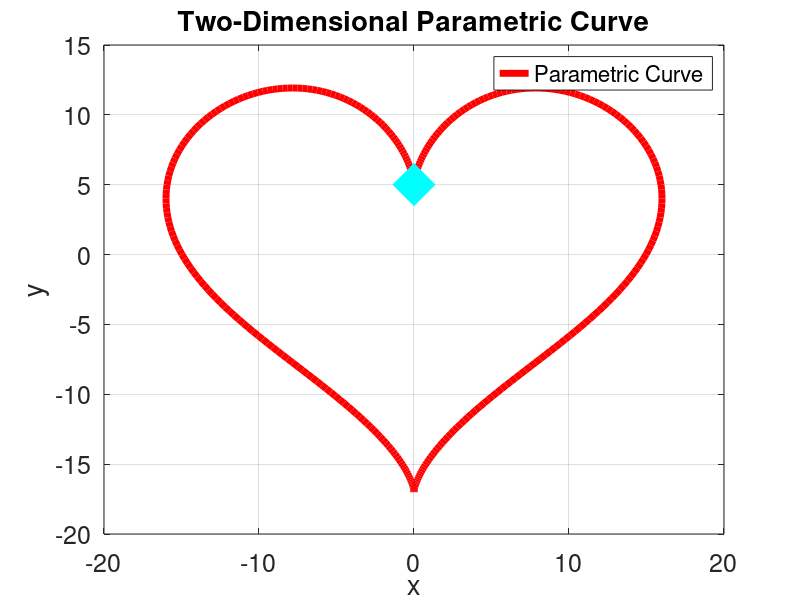
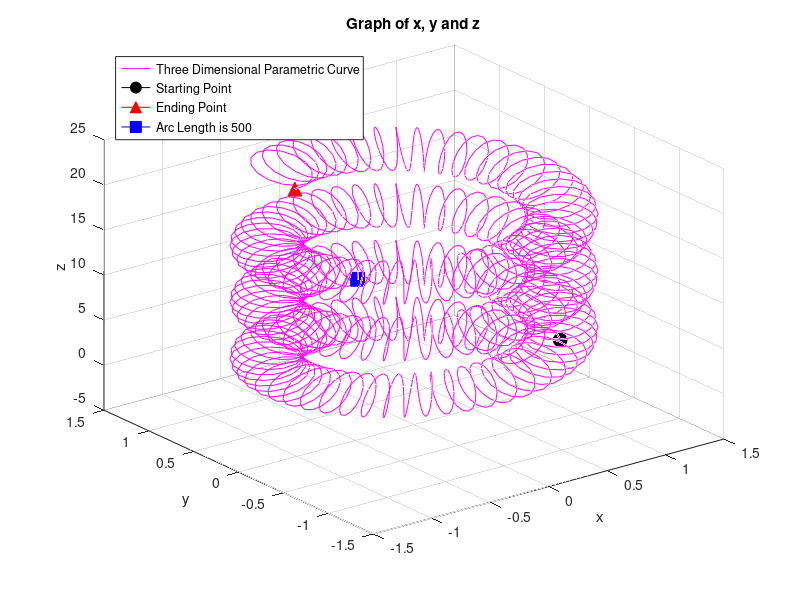

Recreate these plots in MATLAB, in order.
clear all;
close all;
clc;
format long;
name = 'Kasey haman';
id = 'A16978114';
hw_num = 3;

%%Problem 1
a1 = 1:30;
a1(1:30) = 5;
a2 = 1:29;
a2(1:29) = -2;
a3 = diag(a1);
a4 = diag(a2, 1);
a5 = diag(a2, -1);

A = a3 + a4 + a5;
b = 1:30; b(1:30) = 0; b(1) = -2; b(30) = 1; b = b';

p1 = A\b;

%%Problem 2
x = 0.0:0.1:10;
p2a = x;
f = tanh(0.5.*(x)).^4.*(exp(1).^(-(sin(x).^2)));
p2b = f;
p2c = diff(f)./diff(x);
p2d = p2c(51);

%%Problem 3
z = -5:0.1:5;
g = ((sech(z)).^2) .* ((sin(4*z)).^4);
p3a = z;
p3b = g;
p3c = (z(2) - z(1)) * (0.5 * (g(end) + g(1)) + sum(g(2:end-1)));

%%Problem 4
matA = 1:100; matA = abs(fix(100*cos(matA))); matA = reshape(matA, 10 ,10);
p4a = matA;
p4a(matA==max(matA(:, 1:10))) = -1;
p4b = matA;
p4b(matA==max(matA(:))) = -2;
p4c = isprime(matA);
p4d = find(p4c == 1);


%%Problem 5
p5a = clock;
a = p5a(1); %year
b = p5a(2); %month
c = p5a(3); %day 
d = p5a(4); %hour
e = p5a(5); %min
f = p5a(6); %second

p5b = sprintf('%4i:%02i:%02i', a, b, c);
p5c = sprintf('%02i:%02i:%07.4f', d, e, f);
p5d = sprintf('%s\b\b\b\b\b', p5c);
p5e = sprintf('%s %s', p5b, p5d);

%%Problem 6 
theta = 1:1:360;
x = 16*sind(theta).^3;
y = 13*cosd(theta)-5*cosd(2*theta)-2*cosd(3*theta)-cosd(4*theta);
figure (1);
plot(x, y, '-r', 'Linewidth', 5);
hold on;
plot(x(360), y(360), '-cd', 'Markersize', 30, 'Markerfacecolor', 'c');
grid on;
title('Two-Dimensional Parametric Curve')
xlabel('x')
ylabel('y')
set(gca, 'Fontsize', 18)
legend('Parametric Curve')
hold off;
p6a = 'See figure 1';
p6b = sum(sqrt(((diff(x).^2 + diff(y).^2))));


%%Problem 7
theta = 0:0.5:1200;
x = (1+0.25*cosd(50*theta)).*cosd(theta);
y = (1+0.25*cosd(50*theta)).*sind(theta);
z = (pi*theta)/180 + 2*sind(50 * theta);
p7a = sum(sqrt(((diff(x).^2 + diff(y).^2 + diff(z).^2))));
a = sqrt(((diff(x).^2 + diff(y).^2 + diff(z).^2)));
b = cumsum(a) ;
c = find(b <= 500);
p7b = [x(c(end)+1), y(c(end)+1), z(c(end)+1)];
figure (2); 
plot3(x, y, z, '-m', 'Linewidth', 0.5);
hold on;
plot3(x(1), y(1), z(1), '-ko', 'markersize', 10, 'Markerfacecolor', 'k');
plot3(x(end), y(end), z(end), '-r^', 'markersize', 10, 'Markerfacecolor', 'r');
plot3(x(c(end)+1), y(c(end)+1), z(c(end)+1), '-bs', 'markersize', 10, 'Markerfacecolor', 'b');
grid on;
xlabel('x');
ylabel('y');
zlabel('z');
legend('Three Dimensional Parametric Curve', 'Starting Point', ...
    'Ending Point', 'Arc Length is 500',  'Location', 'Northwest');
title('Graph of x, y and z')
hold off;
view(3);
p7c = 'See figure 2';
